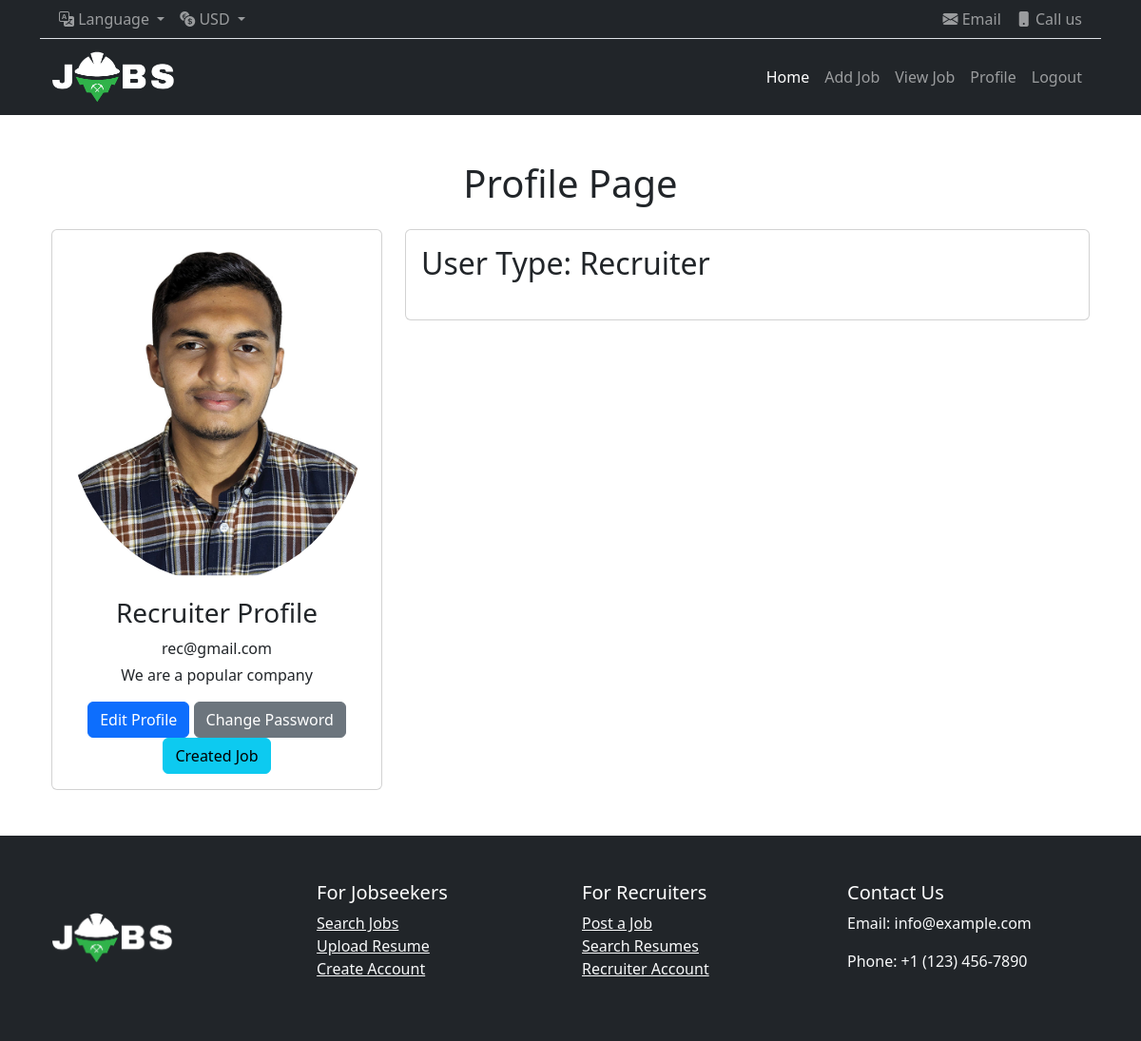
Screenshot of /ProfilePage/ (signed in) with the database file from the repository.
### authentication/models.py (models this page shows, shortened)
class Custom_User(AbstractUser):
    USER=[
        ('Applicant','Applicant'),('Recruiter','Recruiter'),('Admin','Admin'),
    ]
    display_name=models.CharField(max_length=100)
    email = models.EmailField()
    password=models.CharField(max_length=100)
    user_type=models.CharField(choices=USER, max_length=120)
    profile_image = models.ImageField(upload_to='profile_pic/', null=True)
    otp_token = models.CharField(max_length = 6, blank = True, null = True)
    about= models.TextField(null=True, blank = True)

### portalApp/views.py (the view)
# urls.py: path('ProfilePage/', views.ProfilePage,name='ProfilePage'),
@login_required
def ProfilePage(request):
    user=request.user
    context = {
        'user': user
    }
    return render(request, 'profile.html', context)

### portalApp/templates/profile.html (shortened to what this page needs)
{% extends 'base.html' %}
{% load static %}
{% block content %}
<div class="container mt-5">
    <h1 class="text-center mb-4">Profile Page</h1>
    <div class="row">
        <div class="col-md-4">
            <div class="card">
                <div class="card-body text-center">
                    {% if user.profile_image %}
                        <img class="profile-picture img-fluid rounded-circle mb-3" src="{{ user.profile_image.url }}" alt="Profile Picture">
                    {% else %}
                        <img class="profile-picture img-fluid rounded-circle mb-3" src="{% static 'img/default.jpg' %}" alt="Default Profile Picture">
                    {% endif %}
                    <h3>{{ request.user.display_name }}</h3>
                    <p class="mb-1">{{ request.user.email }}</p>
                    <p>{{ request.user.about }}</p>
                    <a href="{% url 'EditProfilePage' %}" class="btn btn-primary">Edit Profile</a>
                    <a href="{% url 'changePasswordPage' %}" class="btn btn-secondary">Change Password</a>
                    {% if user.user_type == 'Recruiter' %}
                        <a href="{% url 'Post_or_Applied_Job_Page' %}" class="btn btn-info">Created Job</a>
                    {% elif user.user_type == 'Applicant' %}
                        <a href="" class="btn btn-info">Applied Job</a>
                        {% if request.user.jobseekerprofile.resume %}
                            <a href="{{ request.user.jobseekerprofile.resume.url }}" class="btn btn-dark" target="_blank">View Resume</a>
                        {% endif %}
                    {% endif %}
                </div>
            </div>
        </div>
        <div class="col-md-8">
            <div class="card">
                <div class="card-body">
                    <h2 class="mb-4">User Type: {{ request.user.user_type }}</h2>
                </div>
            </div>
        </div>
    </div>
</div>
{% endblock content %}

### rows the page displays
Custom_User: profile_image (picture), user.display_name "Recruiter Profile", user.email "rec@gmail.com", user.about "We are a popular company", user.user_type "Recruiter"
